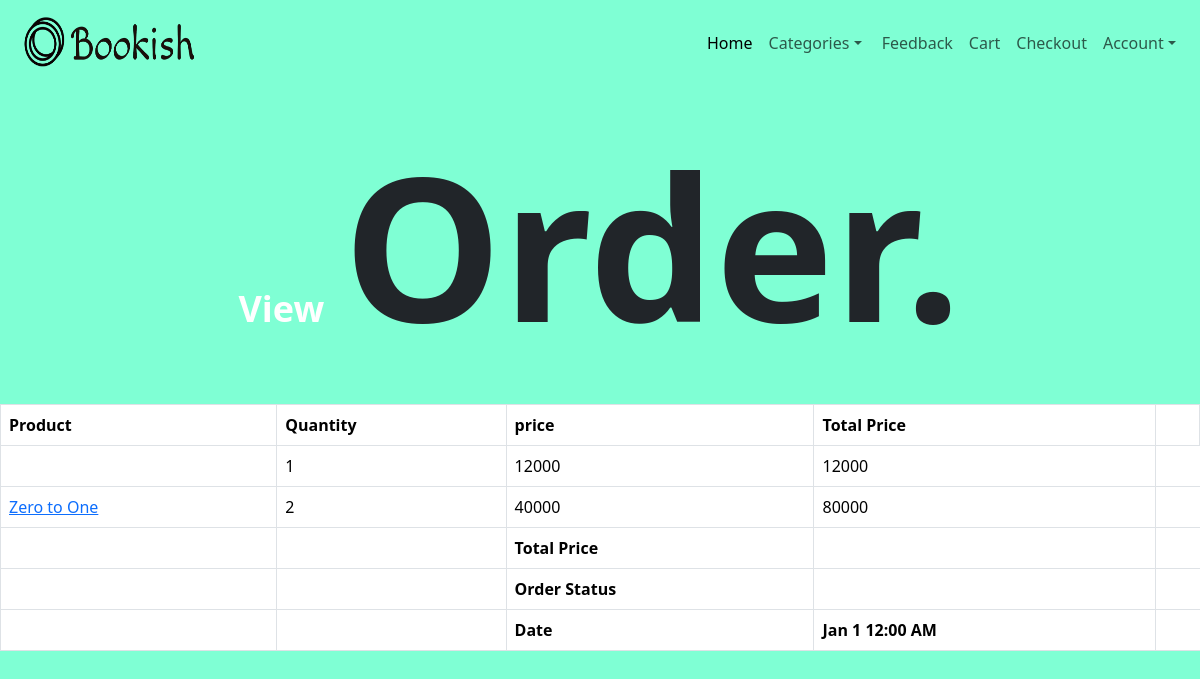
The page /Bookish/vorders.php?id=4 on the database its author committed.
### tables this page shows
CREATE TABLE IF NOT EXISTS `ordersitem` (
  `id` int(10) NOT NULL AUTO_INCREMENT,
  `orderid` int(10) NOT NULL,
  `productid` int(10) NOT NULL,
  `product_qty` int(10) NOT NULL,
  `productprice` int(100) NOT NULL,
  PRIMARY KEY (`id`)
);

CREATE TABLE IF NOT EXISTS `products` (
  `product_id` int(100) NOT NULL AUTO_INCREMENT,
  `product_cat` varchar(100) NOT NULL,
  `product_title` varchar(255) NOT NULL,
  `product_price` int(100) NOT NULL,
  `productd` longtext NOT NULL,
  `product_image` blob NOT NULL,
  `product_qty` int(11) DEFAULT NULL,
  PRIMARY KEY (`product_id`)
);

### Bookish/vorders.php (the view, shortened to what this page needs)
<!DOCTYPE html>
<html lang="en">
<head>
    <link rel="stylesheet" href="https://cdn.jsdelivr.net/npm/bootstrap@5.3.3/dist/css/bootstrap.rtl.min.css">
    <link rel="stylesheet" href="example.css">
    <?php
    include('dbconnection.php');
    ?>
</head>
<body>
<nav class="navbar navbar-expand-lg ">
  <div class="container-fluid">
  <img src="product_images/logo.png" alt="" height="70px" width="200px">
    <div class="collapse navbar-collapse" id="navbarSupportedContent">
      <ul class="navbar-nav me-auto mb-2 mb-lg-0">
        <li class="nav-item">
          <a class="nav-link active" aria-current="page" href="index.php">Home</a>
        </li>
        <li class="nav-item dropdown">
          <a class="nav-link dropdown-toggle" href="#" role="button" data-bs-toggle="dropdown" aria-expanded="false">
            Categories
          </a>
        </li>
        <li class="nav-item">
          <a class="nav-link" href="feedBack.php">Feedback</a>
        </li>
        <li class="nav-item">
          <a class="nav-link" href="myCart1.php">Cart</a>
        </li>
        <li class="nav-item">
          <a class="nav-link" href="checkOut.php">Checkout</a>
        </li>
        <li class="nav-item dropdown">
          <a class="nav-link dropdown-toggle" href="#" role="button" data-bs-toggle="dropdown" aria-expanded="false">
            Account
          </a>
        </li>
    </div>
  </div>
</nav>
<div class="heading" >
<b  class="int"> View &nbsp;</b  ><b class="book">Order. </b>  <br>
        </div>
                              <table class="cart-table account-table table table-bordered bg-white text-dark">
				<thead>
					<tr>
						<th>Product</th>
						<th>Quantity</th>
						<th>price</th>
						<th>Total Price</th>
						<th></th>
					</tr>
				</thead>
				<tbody>
				<?php
				$c_id = $_SESSION['customerid'];
 if(isset($_GET['id'])){
     $o_id = $_GET['id'];
 }
 $sql_orders = "SELECT * FROM orders WHERE id='$o_id' AND userid='$c_id'";
 $result_orders = mysqli_query($con, $sql_orders);
 $row_orders = mysqli_fetch_assoc($result_orders);
				$sql = "SELECT * FROM ordersitem WHERE orderid='$o_id'";
				$result = mysqli_query($con, $sql);
				if (mysqli_num_rows($result) > 0) {
				 while($row = mysqli_fetch_assoc($result)) {
                  $prodID = $row["productid"]
 			?>
					<tr>
						<td>
                        <?php
                        $sql_product = "SELECT * FROM products  WHERE product_id='$prodID'";
                        $result_prod = mysqli_query($con, $sql_product);
                     $row_prod = mysqli_fetch_assoc($result_prod);
                        ?>
<a href="productsDetails1.php?id=<?php echo  $row['id'] ?>"><?php echo $row_prod['product_title'];?></a>
						</td>
						<td>
						<?php echo $row["product_qty"] ?>
						</td>
						<td>
						<?php echo $row["productprice"] ?>
						</td>
						<td>
						<?php echo $row["product_qty"] * $row["productprice"] ?>
						</td>
					</tr>
			<?php
				}
			   } else {
				 echo "0 results";
			   }
			 ?>
				</tbody>
                <tfooer>
					<tr>
						<th></th>
						<th></th>
						<th>Total Price</th>
						<th><?php echo  $row_orders['totalprice'] ?></th>
					</tr>
                    <tr>
						<th></th>
						<th></th>
						<th>Order Status</th>
						<th><?php echo  $row_orders['orderstatus'] ?></th>
					</tr>
                    <tr>
						<th></th>
						<th></th>
						<th>Date</th>
						<th><?php echo date('M j g:i A', strtotime($row_orders["timestamp"]));  ?></th>
					</tr>
				</tfooer>
			</table>
</body>
</html>

### Bookish/example.css (style rules this page uses)
body { background-color: aquamarine; }
.navbar { background-color: aquamarine; }
.heading { font-size: 3vw; text-align: center; padding: 1px; margin: 8px; }
.int { color:white; }
.book { font-size: 200px; }

### rows shown on the page
ordersitem: product_qty "1", productprice "12000", $row['product_qty']*$row['productprice'] "12000"
ordersitem: productid.product_title "Zero to One", product_qty "2", productprice "40000", $row["product_qty"] * $row["productprice"] "80000"

### other values the page prints
date('M j g:i A', strtotime($row_orders["timestamp"])) "Jan 1 12:00 AM"
